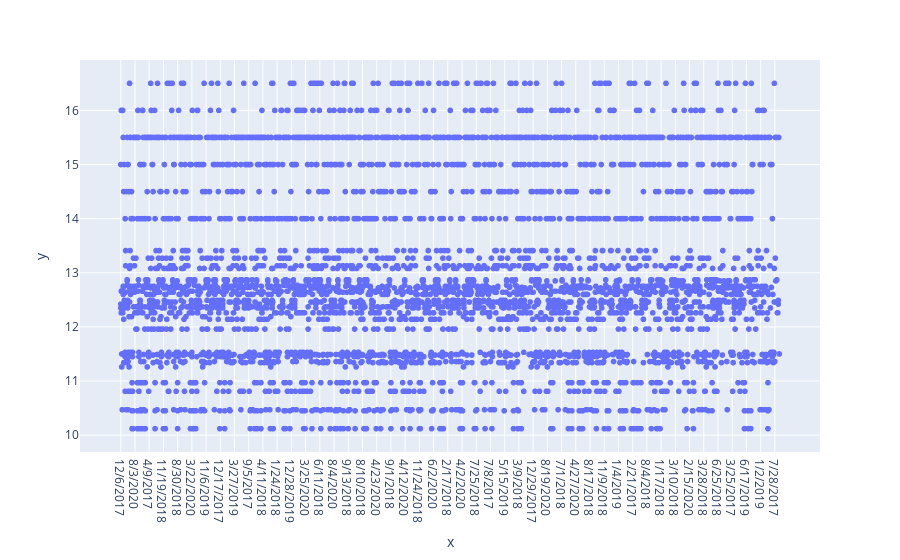

The code cell stored with this chart in its notebook:
### Code cell
data.plot(feature='TRANSACTION_DATE', target='PRICE_PER_UNIT')

### Figure 1 — Plotly figure (JSON) as saved in the notebook; plotly's stock layout.template omitted (floating-point values rounded to 4 significant figures; data arrays with more than 128 entries replaced by an {"elided": "..."} marker saying what was removed)
{"data": [{"hovertemplate": "x=%{x}<br>y=%{y}<extra></extra>", "legendgroup": "", "marker": {"color": "#636efa", "symbol": "circle"}, "mode": "markers", "name": "", "showlegend": false, "type": "scattergl", "x": {"elided": "4093 str values"}, "xaxis": "x", "y": {"elided": "4093 float values"}, "yaxis": "y"}], "layout": {"legend": {"tracegroupgap": 0}, "margin": {"t": 60}, "xaxis": {"anchor": "y", "domain": [0, 1], "title": {"text": "x"}}, "yaxis": {"anchor": "x", "domain": [0, 1], "title": {"text": "y"}}}}
